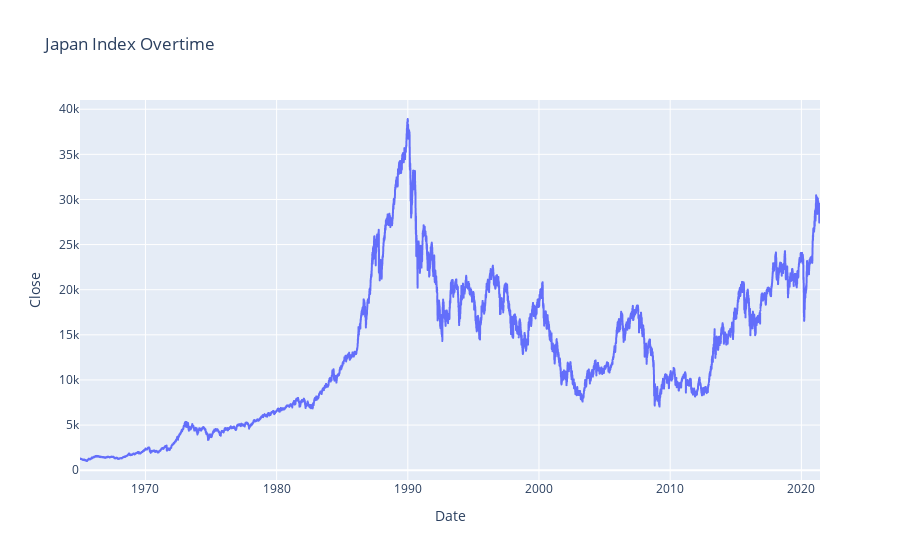

The code cell stored with this chart in its notebook:
### Code cell
# Identify any significant trends or patterns in the time series data for the Japanese stock exchange by analyzing the statistical summary.c

df_jp_index = df_all_info[df_all_info['Region'] =='Japan']
print(df_jp_index.describe())

fig = px.line(df_jp_index, x='Date', y='Close', title='Japan Index Overtime')
fig.show()

### Figure 1 — Plotly figure (JSON) as saved in the notebook; plotly's stock layout.template omitted (floating-point values rounded to 4 significant figures; data arrays with more than 128 entries replaced by an {"elided": "..."} marker saying what was removed)
{"data": [{"hovertemplate": "Date=%{x}<br>Close=%{y}<extra></extra>", "legendgroup": "", "line": {"color": "#636efa", "dash": "solid"}, "marker": {"symbol": "circle"}, "mode": "lines", "name": "", "showlegend": false, "type": "scattergl", "x": {"elided": "13874 str values"}, "xaxis": "x", "y": {"elided": "13874 float values"}, "yaxis": "y"}], "layout": {"legend": {"tracegroupgap": 0}, "title": {"text": "Japan Index Overtime"}, "xaxis": {"anchor": "y", "domain": [0, 1], "title": {"text": "Date"}}, "yaxis": {"anchor": "x", "domain": [0, 1], "title": {"text": "Close"}}}}
